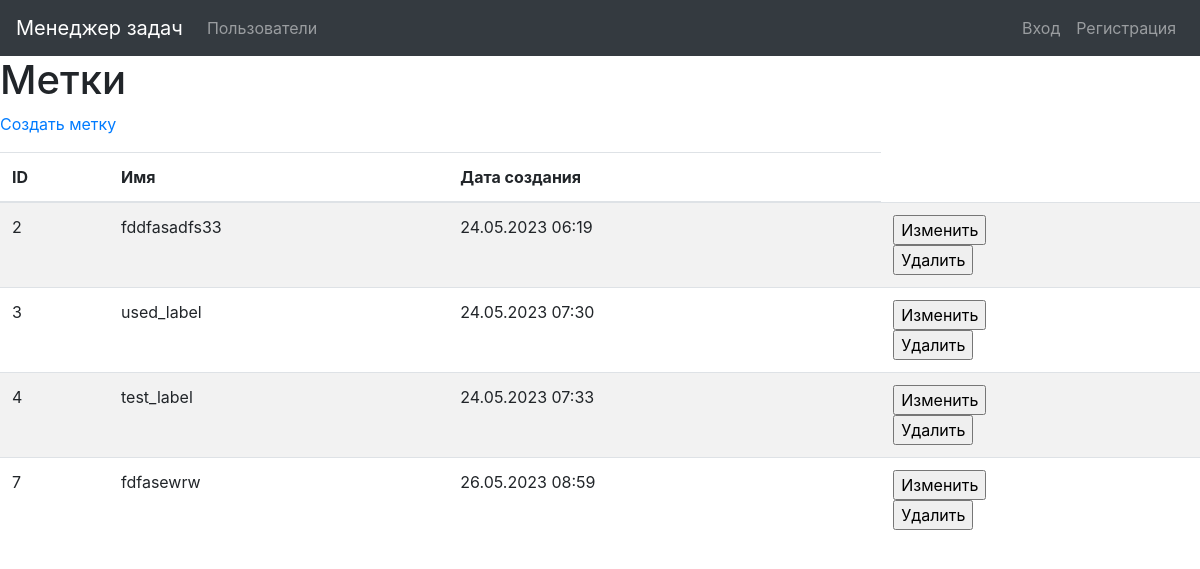
Screenshot of /labels/ with the database file from the repository.
### task_manager/labels/models.py (models this page shows, shortened)
class Label(models.Model):
    name = models.CharField(_('Name'), max_length=100, unique=True)
    created_at = models.DateTimeField(default=timezone.now)

### task_manager/labels/views.py (the view)
# urls.py: path('', views.LabelsListView.as_view(),
class LabelsListView(ListView):
    model = Label
    template_name = 'label/label_list.html'
    context_object_name = 'labels'

### task_manager/templates/label/label_list.html (shortened to what this page needs)
{% extends "base.html" %}
{% block content %}
{% load i18n %}
<h1>{% translate "Labels" %}</h1>
<p><a href="{% url 'label_create' %}">{% translate "Create label" %}</a></p>
<div class="table-responsive">
  <table class="table table-striped">
    <thead>
      <tr>
        <th>{% translate "ID" %}</th>
        <th>{% translate "Name" %}</th>
        <th>{% translate "Creation date" %}</th>
      </tr>
    </thead>
    <tbody>
    {% for label in labels %}
      <tr>
        <td>{{ label.id }}</td>
        <td>{{ label.name }}</td>
        <td>{{ label.created_at|date:"d.m.Y H:i" }}</td>
        <td>
          <form action="{% url 'label_update' pk=label.id %}" method="get">
          <input type="submit" value='{% translate "Change data" %}'>
          </form>
          <form action="{% url 'label_delete' pk=label.id %}" method="get">
          <input type="submit" value='{% translate "Delete data" %}'>
          </form>
        </td>
      </tr>
      {% endfor %}
      </tbody>
</table>
  </div>
{% endblock %}

### rows the page displays
Label: id "2", name "fddfasadfs33", created_at "24.05.2023 06:19"
Label: id "3", name "used_label", created_at "24.05.2023 07:30"
Label: id "4", name "test_label", created_at "24.05.2023 07:33"
Label: id "7", name "fdfasewrw", created_at "26.05.2023 08:59"
